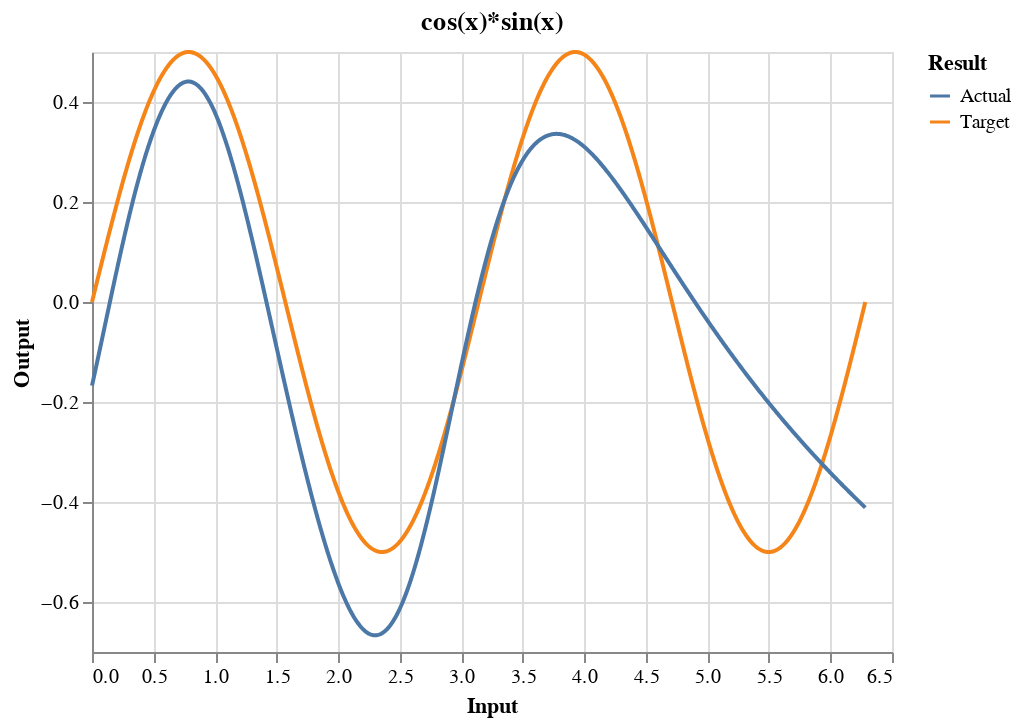

Here is the notebook cell this chart was saved with:
### Markdown cell above
1. Run your training and evaluation code 3 times and record the number of training epochs needed, the final training accuracy and the final testing accuracy. Remember that with early stopping, your final training accuracy is at the point of lowest loss (likely 3 epochs back from when the training actually stopped).

1st time:

Number of Ephochs: 13/50 epochs,  loss: 0.0749 - mean_absolute_error: 0.2201

The final training accuracy: 0.07776641100645065,  

The final testing accuracy: 0.23011787235736847

2nd Time:
Number of Ephochs: 9/50 epochs, loss: 0.0368 - mean_absolute_error: 0.1567

The final training accuracy: 0.056101057678461075, 

The final testing accuracy: 0.2047019749879837 

3rd time:
Number of Ephochs:14/50 epochs, loss: 0.0329 - mean_absolute_error: 0.1430

The final training accuracy: 0.03709542006254196, 

The final testing accuracy: 0.15053647756576538

2. Are the results reasonably consistent?
Yes these results are reasonably consistent.

3. Are you seeing significant differences in accuracy between training and testing. What might this mean?
In all three times, the Training accuracy < Testing Accuracy so underfit. It wasnt as much so my network was working properly.

4. Create a plot of the actual output of one of your runs compared to the target output. An example of such a plot is in the Regression Learning Example notebook.

5. Copy your training code to a new cell. Increase the first and second layers to 64 neurons and re-record the results from 3 runs (as in question 1).

6. Are these results appreciably different from the earlier results on the first network? If so, why might that be the case?

7. Again create a plot of the actual output of one of your runs with this new larger network compared to the target output.

Record your answers in text cells.

### Code cell
# Look at the predictions
actual = nn.predict(x).flatten()
df["Actual"] = actual
alt.Chart(df, title="cos(x)*sin(x)").transform_fold(
    ['Target', 'Actual'],
    as_=['Result', 'Output']
).mark_line().encode(
    x='Input:Q',
    y='Output:Q',
    color='Result:N'
)

### Figure 1 — Vega-Lite specification as saved in the notebook (floating-point values rounded to 4 significant figures; data arrays with more than 128 entries replaced by an {"elided": "..."} marker saying what was removed)
{"config": {"view": {"continuousWidth": 400, "continuousHeight": 300}}, "data": {"name": "data-076b24334bc55aeee470692074a00a96"}, "mark": "line", "encoding": {"color": {"type": "nominal", "field": "Result"}, "x": {"type": "quantitative", "field": "Input"}, "y": {"type": "quantitative", "field": "Output"}}, "title": "cos(x)*sin(x)", "transform": [{"fold": ["Target", "Actual"], "as": ["Result", "Output"]}], "$schema": "https://vega.github.io/schema/vega-lite/v4.8.1.json", "datasets": {"data-076b24334bc55aeee470692074a00a96": {"elided": "1001 records"}}}
